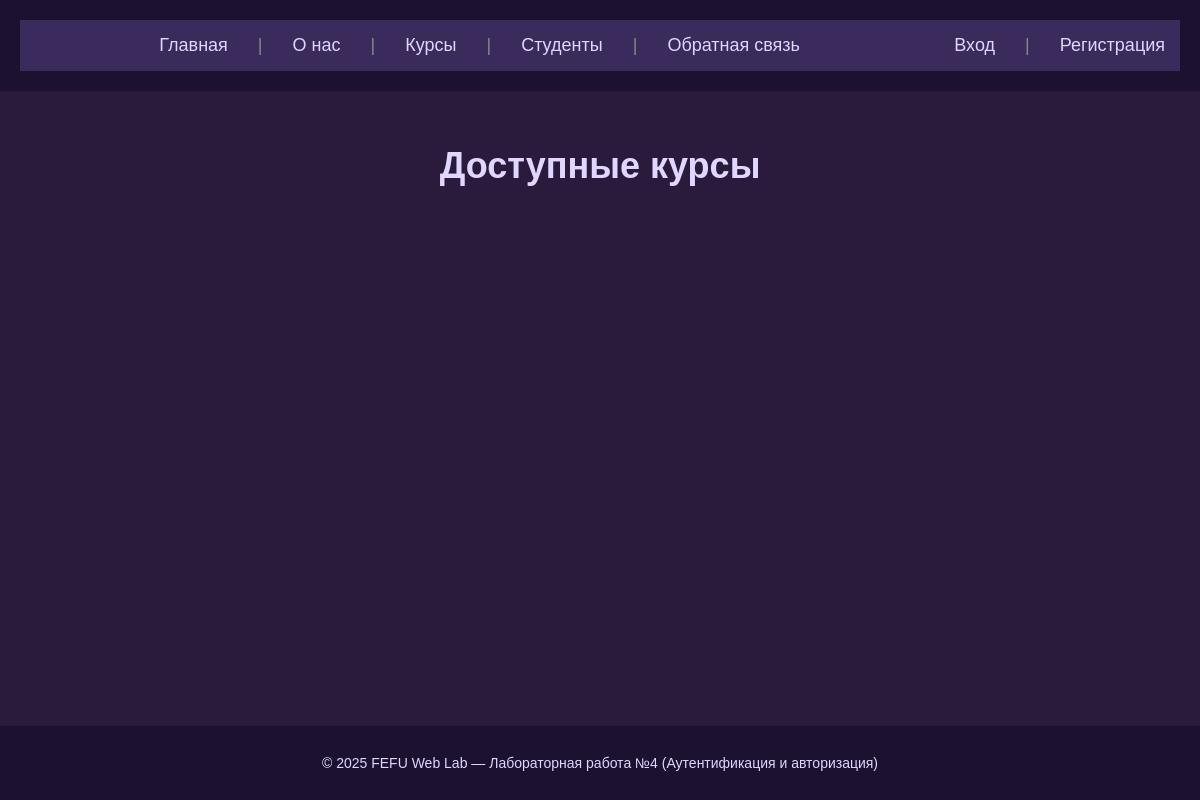
Before: /courses/ with the older database file.
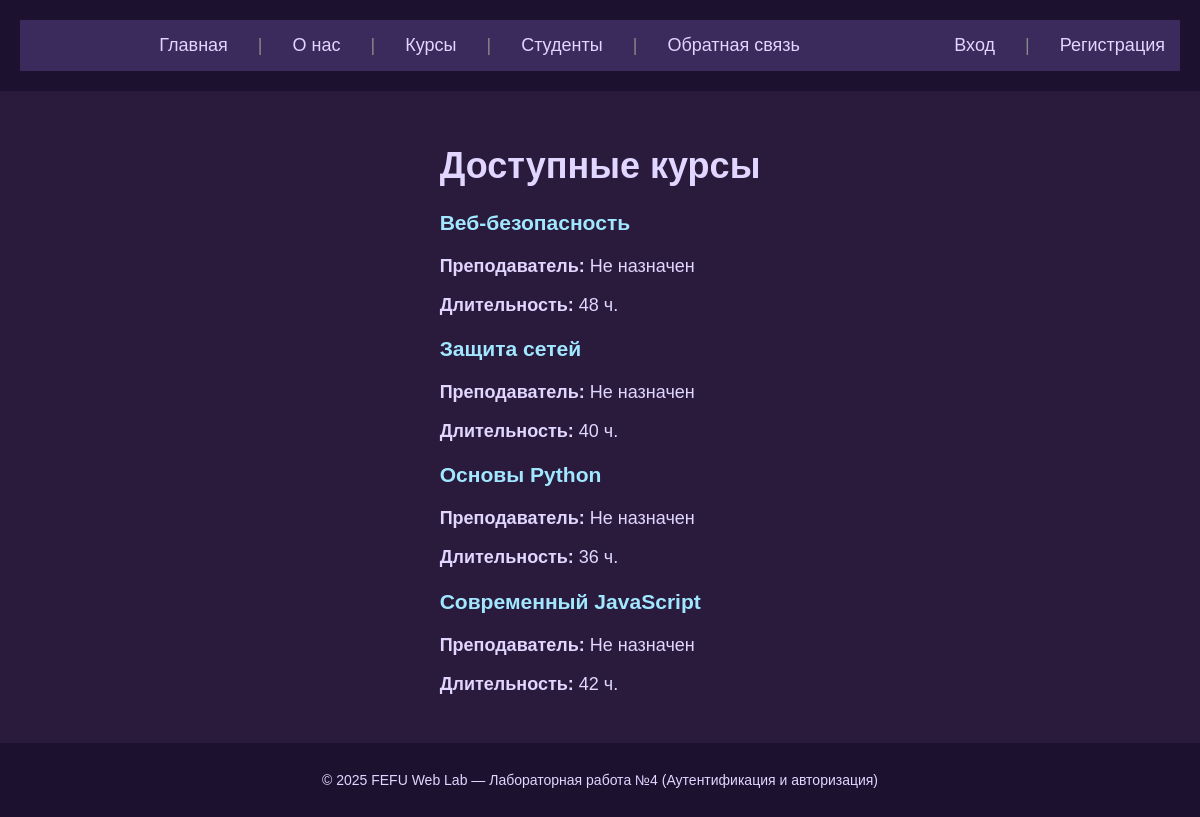
After: the same page with the newer database file.
### fefu_lab/models.py (models this page shows, shortened)
class Course(models.Model):
    LEVEL_CHOICES = [
        ('BEGINNER', 'Начальный'),
        ('INTERMEDIATE', 'Средний'),
        ('ADVANCED', 'Продвинутый'),
    ]
    title = models.CharField(max_length=200, unique=True, verbose_name='Название')
    slug = models.SlugField(max_length=200, unique=True, verbose_name='Slug')
    description = models.TextField(verbose_name='Описание')
    duration = models.PositiveIntegerField(verbose_name='Продолжительность (часы)')
    instructor = models.ForeignKey(
        Instructor,
        on_delete=models.SET_NULL,
        null=True,
        blank=True,
        related_name='courses',
        verbose_name='Преподаватель'
    )
    level = models.CharField(max_length=12, choices=LEVEL_CHOICES, default='BEGINNER', verbose_name='Уровень')
    is_active = models.BooleanField(default=True, verbose_name='Активен')
    created_at = models.DateTimeField(auto_now_add=True)
    class Meta:
        verbose_name = 'Курс'
        verbose_name_plural = 'Курсы'
        ordering = ['title']

class Instructor(models.Model):
    user = models.OneToOneField(
        User,
        on_delete=models.CASCADE,
        related_name='instructor_profile',
        verbose_name='Преподаватель'
    )
    specialization = models.CharField(max_length=100, blank=True, verbose_name='Специализация')
    degree = models.CharField(max_length=100, blank=True, verbose_name='Учёная степень')
    is_active = models.BooleanField(default=True, verbose_name='Активен')
    class Meta:
        verbose_name = 'Преподаватель'
        verbose_name_plural = 'Преподаватели'
    @property
    def full_name(self):
        return self.user.get_full_name()

### fefu_lab/views.py (the view)
# urls.py: path('courses/', views.course_list, name='course_list'),
def course_list(request):
    courses = Course.objects.filter(is_active=True).order_by('title')
    return render(request, 'fefu_lab/course_list.html', {'courses': courses})

### fefu_lab/templates/fefu_lab/course_list.html (shortened to what this page needs)
{% extends 'fefu_lab/base.html' %}
{% block content %}
    <h1>Доступные курсы</h1>
    <div class="info-grid">
        {% for course in courses %}
            <div class="info-item">
                <h3><a href="{% url 'course' course.slug %}">{{ course.title }}</a></h3>
                <p><strong>Преподаватель:</strong> {{ course.instructor.full_name|default:"Не назначен" }}</p>
                <p><strong>Длительность:</strong> {{ course.duration }} ч.</p>
            </div>
        {% endfor %}
    </div>
{% endblock %}

Changed rows visible on the page:
added Course: title "Веб-безопасность", instructor.full_name "Не назначен", duration "48"
added Course: title "Защита сетей", instructor.full_name "Не назначен", duration "40"
added Course: title "Основы Python", instructor.full_name "Не назначен", duration "36"
added Course: title "Современный JavaScript", instructor.full_name "Не назначен", duration "42"
